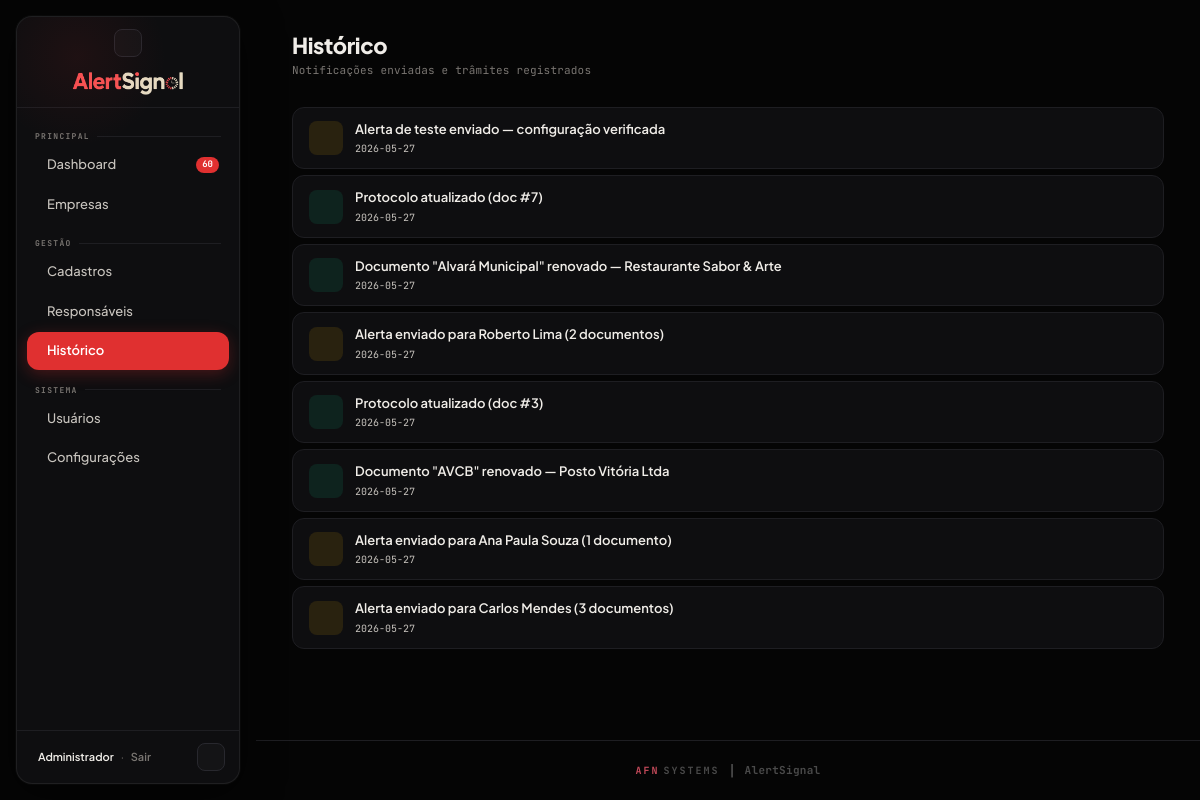
The page /historico (signed in) on the database its author committed.
### tables this page shows
CREATE TABLE historico (
            id           INTEGER PRIMARY KEY AUTOINCREMENT,
            tipo         TEXT NOT NULL,   -- "email_enviado" | "tramite"
            descricao    TEXT NOT NULL,
            empresa_id   INTEGER REFERENCES empresas(id),
            documento_id INTEGER REFERENCES documentos(id),
            criado_em    TEXT DEFAULT (date('now'))
        , usuario_id INTEGER REFERENCES usuarios(id));

### app.py (the view)
@app.route('/historico')
@login_obrigatorio
def historico():
    page = int(request.args.get('page', 1))
    per  = 50
    conn = get_connection()
    total = conn.execute('SELECT COUNT(*) FROM historico').fetchone()[0]
    registros = conn.execute('''
        SELECT h.*, e.nome as empresa_nome, u.nome as usuario_nome
        FROM historico h
        LEFT JOIN empresas e ON e.id=h.empresa_id
        LEFT JOIN usuarios u ON u.id=h.usuario_id
        ORDER BY h.id DESC LIMIT ? OFFSET ?
    ''', (per, (page-1)*per)).fetchall()
    conn.close()
    import math
    total_pages = math.ceil(total / per)
    return render_template('historico.html', registros=registros,
                           page=page, total_pages=total_pages)

### app.py (called while the page is built)
def login_obrigatorio(f):
    @wraps(f)
    def wrapper(*args, **kwargs):
        if 'usuario_id' not in session:
            return redirect(url_for('login'))
        return f(*args, **kwargs)
    return wrapper

@app.context_processor
def inject_globals():
    urgentes_count = 0
    if 'usuario_id' in session:
        try:
            conn = get_connection()
            urgentes_count = conn.execute(
                "SELECT COUNT(*) FROM documentos d JOIN empresas e ON e.id=d.empresa_id "
                "WHERE d.status IN ('VENCIDO','RENOVAR') AND e.ativa=1"
            ).fetchone()[0]
            conn.close()
        except Exception:
            pass
    return {'now': datetime.now(), 'urgentes_count': urgentes_count}

### database.py (called while the page is built)
def get_connection():
    conn = sqlite3.connect(DB_PATH)
    conn.row_factory = sqlite3.Row
    return conn

### templates/historico.html (shortened to what this page needs)
{% extends 'layout.html' %}
{% set active = 'historico' %}
{% block page %}
<div class="pg-head">
  <h1>Histórico</h1>
  <div class="sub">Notificações enviadas e trâmites registrados</div>
</div>
<div class="hist-list">
  {% if registros %}
    {% for r in registros %}
    <div class="hist-item">
      <div class="hist-icon" style="background:{{ 'var(--warn-dim)' if r.tipo == 'email_enviado' else 'var(--ok-dim)' }};color:{{ 'var(--warn)' if r.tipo == 'email_enviado' else 'var(--ok)' }}">
      </div>
      <div class="hist-info">
        <strong>{{ r.descricao }}</strong>
        <span>
          {{ r.criado_em }}
        </span>
      </div>
    </div>
    {% endfor %}
  {% else %}
    <div style="font-size:13px;color:var(--text2);padding:16px 0">Nenhum evento registrado ainda.</div>
  {% endif %}
</div>
{% endblock %}

### templates/base.html (style rules this page uses)
:root { --bg: #050505; --surface: #0e0e10; --surface-alt: #141416; --surface-hov: #1a1a1e; --line: #1e1e22; --line2: #28282e; --text: #f0ede8; --text2: #c8c4be; --text3: #7a7672; --acc: #e03030; --acc2: #ff4444; --acc-dim: rgba(224,48,48,0.12); --acc-glow: rgba(224,48,48,0.28); --ok: #10b981; --ok-dim: rgba(16,185,129,0.12); --ok-border: rgba(16,185,129,0.25); --warn: #eab308; --warn-dim: rgba(234,179,8,0.12); --warn-border: rgba(234,179,8,0.25); --danger: #ef4444; --dng-dim: rgba(239,68,68,0.12); --dng-border: rgba(239,68,68,0.25); --r: 8px; --r2: 12px; --r3: 16px; --r4: 20px; --sidebar-width: 224px; --sidebar-collapsed-width: 64px; font-family: 'Plus Jakarta Sans', system-ui, sans-serif; }
*, *::before, *::after { box-sizing: border-box; margin: 0; padding: 0; }
html { font-size: 14px; -webkit-font-smoothing: antialiased; }
body { font-family: 'Plus Jakarta Sans', system-ui, sans-serif; background: var(--bg); color: var(--text); line-height: 1.5; min-height: 100vh; transition: background 200ms, color 200ms; }
.pg-head { margin-bottom: 28px; }
.pg-head h1 { font-size: 22px; font-weight: 800; letter-spacing: -.4px; line-height: 1.2; }
.pg-head .sub { font-size: 11px; color: var(--text3); margin-top: 4px; font-family: 'JetBrains Mono', monospace; letter-spacing: .2px; }
.hist-list { display: flex; flex-direction: column; gap: 6px; }
.hist-item { background: var(--surface); border: 1px solid var(--line); border-radius: var(--r2); padding: 12px 16px; display: flex; align-items: center; gap: 12px; transition: border-color 150ms; }
.hist-icon { width: 34px; height: 34px; border-radius: var(--r); display: flex; align-items: center; justify-content: center; font-size: 15px; flex-shrink: 0; }
.hist-info { flex: 1; min-width: 0; }
.hist-info strong { font-size: 13px; font-weight: 600; display: block; white-space: nowrap; overflow: hidden; text-overflow: ellipsis; }
.hist-info span { font-size: 10px; color: var(--text2); margin-top: 2px; display: block; font-family: 'JetBrains Mono', monospace; }
.main-scroll > * { animation: fadeUp 300ms cubic-bezier(.16,1,.3,1) both; }
.main-scroll > *:nth-child(1) { animation-delay: 0ms; }
.main-scroll > *:nth-child(2) { animation-delay: 40ms; }

### rows shown on the page
historico: descricao "Alerta de teste enviado — configuração verificada", criado_em "2026-05-27"
historico: descricao "Protocolo atualizado (doc #7)", criado_em "2026-05-27"
historico: descricao "Documento \"Alvará Municipal\" renovado — Restaurante Sabor & Arte", criado_em "2026-05-27"
historico: descricao "Alerta enviado para Roberto Lima (2 documentos)", criado_em "2026-05-27"
historico: descricao "Protocolo atualizado (doc #3)", criado_em "2026-05-27"
historico: descricao "Documento \"AVCB\" renovado — Posto Vitória Ltda", criado_em "2026-05-27"
historico: descricao "Alerta enviado para Ana Paula Souza (1 documento)", criado_em "2026-05-27"
historico: descricao "Alerta enviado para Carlos Mendes (3 documentos)", criado_em "2026-05-27"

### other values the page prints
{{ urgentes_count }} "60"
{{ session.get('usuario_nome','') }} "Administrador"
